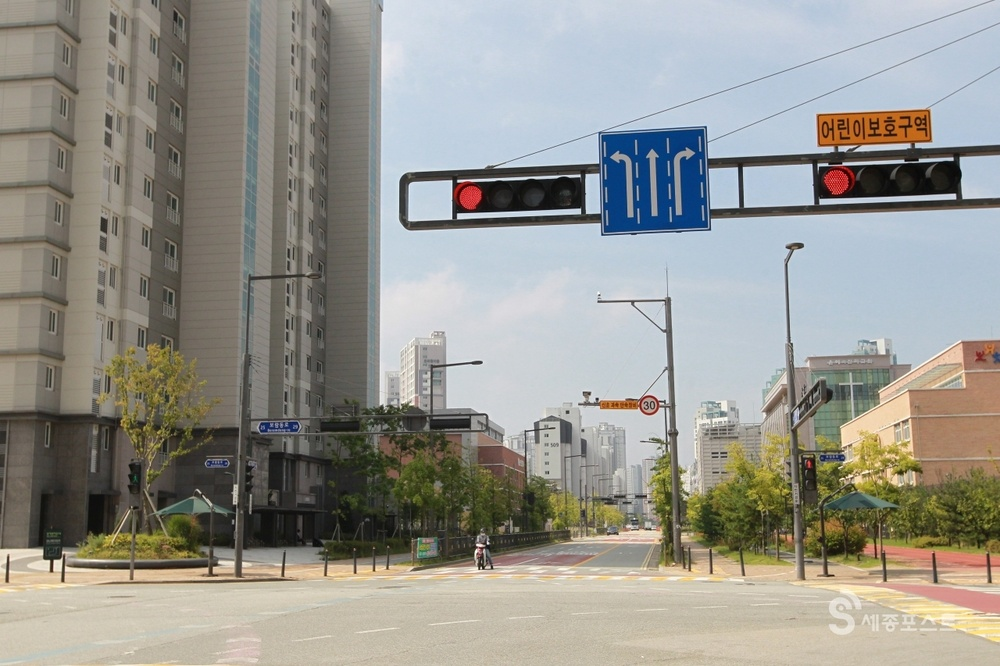
#> input picture materials/ai/images/S03-02-03-02_01-001.jpg, 1000 x 666 px, shrunk from 1280 x 853 before the run, given in place of video.mp4, which was not available
$ jupyter execute --allow-errors S03-02-03-05_01-FeatureDtectionTracking.ipynb   (shell and % lines are left out)   (text cells are left out)
#> lines starting #> are read from the running program, lines starting #| are printed output that depends on the picture; pictures that were not available may be replaced by others from this repository, and a replacement may not be noted
[cell 1]
import warnings
warnings.filterwarnings('ignore')

[cell 2]
import matplotlib.font_manager as fm
import matplotlib.pyplot as plt

#> (a cell that did not finish here is left out)

[cell 4]
plt.rc("axes", unicode_minus = False)

[cell 5]
import cv2
import numpy as np

[cell 6]
# 이미지 불러오기
img_color = cv2.imread('./images/road_image.jpg')
#> (the rest of this cell did not finish here and is left out)

#> (a cell that did not finish here is left out)

[cell 8]
# SIFT 객체 생성
sift = cv2.SIFT_create()

# 특징점 검출 및 디스크립터 계산
#> (the rest of this cell did not finish here and is left out)

[cell 9]
try:
    # SURF 객체 생성 (xfeatures2d 모듈 필요)
    surf = cv2.xfeatures2d.SURF_create()

    # 특징점 검출 및 디스크립터 계산
    keypoints_surf, descriptors_surf = surf.detectAndCompute(img_gray, None)

    # 특징점 그리기
    img_surf = cv2.drawKeypoints(img_color, keypoints_surf, None, flags=cv2.DRAW_MATCHES_FLAGS_DRAW_RICH_KEYPOINTS)

    # 결과 시각화
    plt.figure(figsize=(10, 8))
    plt.imshow(cv2.cvtColor(img_surf, cv2.COLOR_BGR2RGB))
    plt.title(f'SURF Features (검출된 특징점 개수: {len(keypoints_surf)})')
    plt.axis('off')
    plt.show()

    if descriptors_surf is not None:
        print(f"SURF 특징점 개수: {len(keypoints_surf)}")
        print(f"SURF 디스크립터 형태: {descriptors_surf.shape}")

except AttributeError:
    print("SURF를 사용하려면 `opencv-contrib-python`을 설치하고, `cv2.xfeatures2d` 모듈을 불러와야 합니다.")
    print("pip install opencv-contrib-python")
except Exception as e:
    print(f"SURF 실행 중 오류 발생: {e}")

[cell 10]
# ORB 객체 생성 (최대 특징점 개수, 스케일 팩터 등 설정 가능)
orb = cv2.ORB_create(nfeatures=500, scaleFactor=1.2, nlevels=8)

# 특징점 검출 및 디스크립터 계산
#> (the rest of this cell did not finish here and is left out)

[cell 11]
# 매칭을 위한 두 번째 이미지 로드 (첫 번째 이미지와 유사하지만 약간 다른 시점/객체)
img1 = cv2.imread('./images/road_image2.jpg', cv2.IMREAD_GRAYSCALE) # 원본 이미지 (gray1)
img2 = cv2.imread('./images/road_image2_shifted.jpg', cv2.IMREAD_GRAYSCALE) # 약간 이동된 이미지 (gray2)

#> (the rest of this cell did not finish here and is left out)

[cell 12]
# 매칭을 위한 두 번째 이미지 로드 (첫 번째 이미지와 유사하지만 약간 다른 시점/객체)
# 추적을 위한 이전 프레임과 현재 프레임에서 Good Features to Track 사용
feature_params = dict( maxCorners = 100,
                       qualityLevel = 0.3,
                       minDistance = 7,
                       blockSize = 7 )

# 옵티컬 플로우를 위한 파라미터
lk_params = dict( winSize  = (15,15),
                  maxLevel = 2,
                  criteria = (cv2.TERM_CRITERIA_EPS | cv2.TERM_CRITERIA_COUNT, 10, 0.03))

# 임의의 색상 (추적 선 그리기 용도)
color = np.random.randint(0,255,(100,3))

# 비디오 캡처 객체 생성 (0번 카메라 또는 비디오 파일)
cap = cv2.VideoCapture('video.mp4') # 'video.mp4' 파일 경로를 사용하거나 0으로 실시간 카메라 사용

if not cap.isOpened():
    print("오류: 비디오 파일 또는 카메라를 열 수 없습니다.")
    exit()

# 첫 번째 프레임 읽기
ret, old_frame = cap.read()
#> old_frame is the input picture: shape (666, 1000, 3); mean B, G, R 142.3, 149.4, 150.5
if not ret:
    print("첫 프레임을 읽을 수 없습니다.")
    exit()

old_gray = cv2.cvtColor(old_frame, cv2.COLOR_BGR2GRAY)
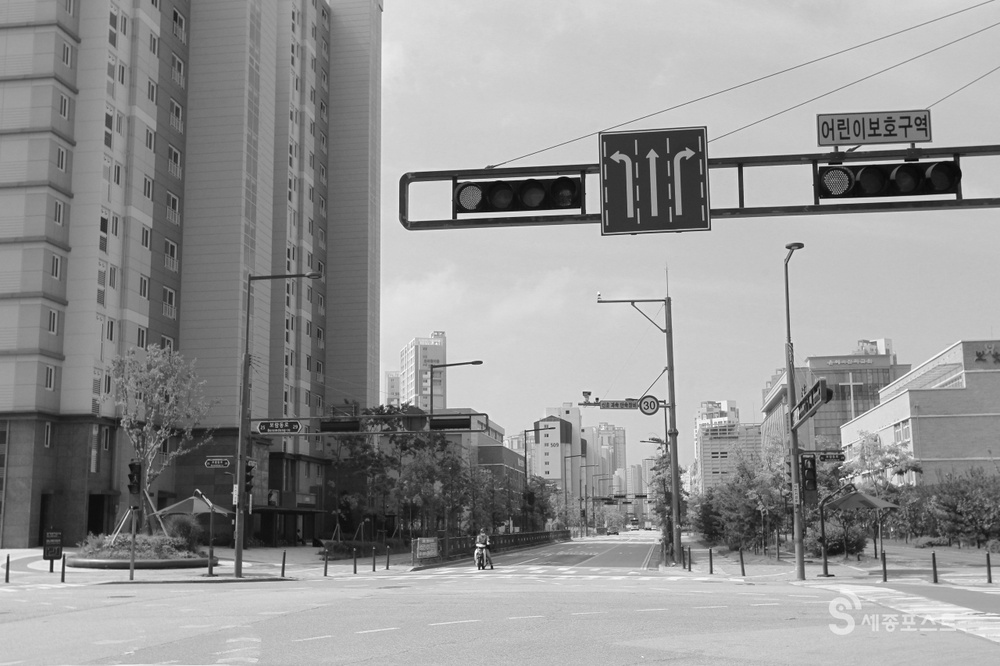
#> old_gray: shape (666, 1000); min 0, max 254, mean 148.9
p0 = cv2.goodFeaturesToTrack(old_gray, mask = None, **feature_params) # 추적할 초기 특징점 찾기
#> p0 = 100 rows, first 8: [477, 548], [481, 569], [579, 211], [449, 217], [459, 216], [819, 166], [47, 562], [485, 543]

# 추적된 점들을 그릴 마스크 이미지 생성
mask = np.zeros_like(old_frame)

while True:
    ret, frame = cap.read()
    if not ret:
        print("프레임을 모두 읽었습니다. 또는 더 이상 프레임이 없습니다.")
        break

    frame_gray = cv2.cvtColor(frame, cv2.COLOR_BGR2GRAY)

    # 옵티컬 플로우 계산 (이전 프레임의 점 p0를 현재 프레임에서 추적하여 p1 얻기)
    p1, st, err = cv2.calcOpticalFlowPyrLK(old_gray, frame_gray, p0, None, **lk_params)
#> p1 has the same summary as p0; st = 100 values from 1 to 1; err = 100 values from 0 to 0

    # 제대로 추적된 점들만 선택
    if p1 is not None:
        good_new = p1[st==1]
#> good_new = 100 pairs, first value 40 to 964, second value 111 to 582
        good_old = p0[st==1]
#> good_old has the same summary as good_new

        # 추적 선과 점 그리기
        for i, (new, old) in enumerate(zip(good_new, good_old)):
            a, b = new.ravel()
            c, d = old.ravel()
            mask = cv2.line(mask, (int(a),int(b)),(int(c),int(d)), color[i].tolist(), 2)
            frame = cv2.circle(frame, (int(a),int(b)),5, color[i].tolist(),-1)
#> this loop made 100 passes
#> (a, b, c, d) on passes 1 to 12: (477, 548, 477, 548), (481, 569, 481, 569), (579, 211, 579, 211), (449, 217, 449, 217), (459, 216, 459, 216), (819, 166, 819, 166), (47, 562, 47, 562), (485, 543, 485, 543), (449, 182, 449, 182), (955, 196, 955, 196), (708, 228, 708, 228), (55, 562, 55, 562)
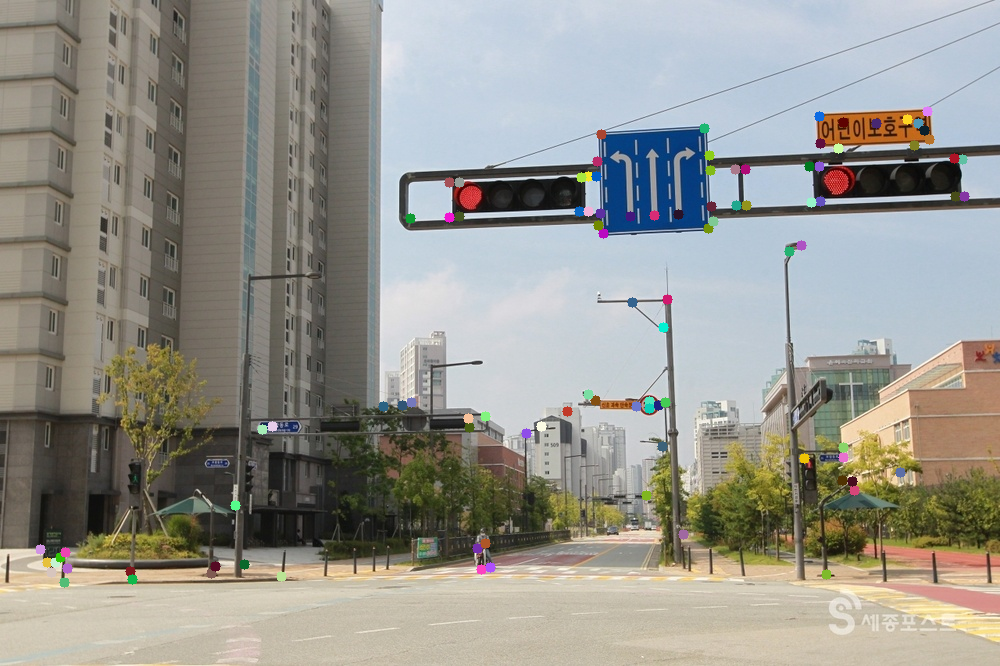
#> frame: shape (666, 1000, 3); mean B, G, R 142.2, 149.3, 150.4
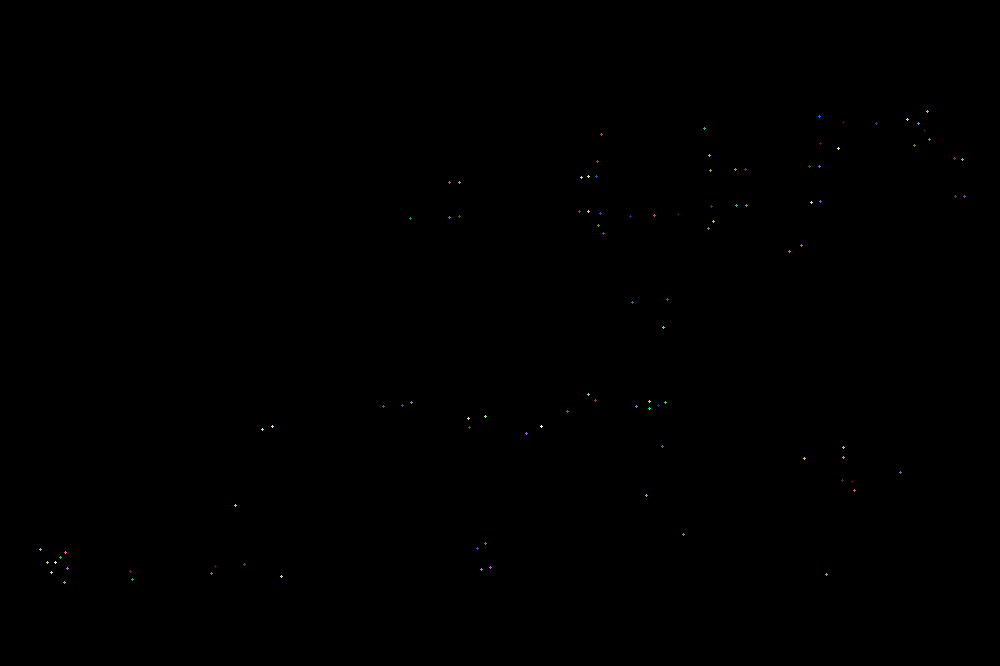
#> mask: shape (666, 1000, 3); mean of channels 0, 1, 2 0.1, 0.1, 0.1; drawn as B, G, R
        img_track = cv2.add(frame,mask)

        cv2.imshow('Feature Tracking', img_track)

        # 'q' 키를 누르면 종료
        if cv2.waitKey(1) & 0xFF == ord('q'):
#> (key q is pressed here)
            break

        # 다음 프레임을 위해 현재 프레임과 점들을 업데이트
        old_gray = frame_gray.copy()
        p0 = good_new.reshape(-1,1,2)
    else:
        cv2.imshow('Feature Tracking', frame) # 추적된 점이 없어도 원본 프레임 표시
        if cv2.waitKey(1) & 0xFF == ord('q'):
            break

# 자원 해제
cap.release()
cv2.destroyAllWindows()
print("특징점 추적 종료.")

$ run again, on materials/ai/images/S03-02-03-02_01-002.jpg
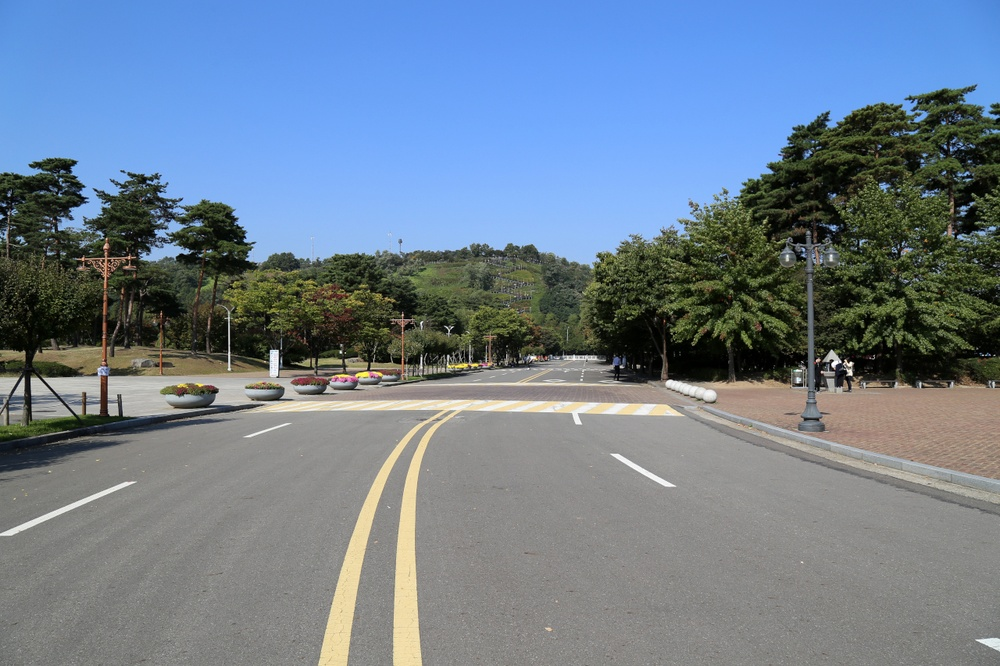
#> input picture materials/ai/images/S03-02-03-02_01-002.jpg, 1000 x 666 px, shrunk from 1280 x 853 before the run, given in place of video.mp4, which was not available
#> old_frame is the input picture: shape (666, 1000, 3); mean B, G, R 143.2, 127.1, 110.9
#> `old_gray = cv2.cvtColor(old_frame, cv2.COLOR_BGR2GRAY)`:
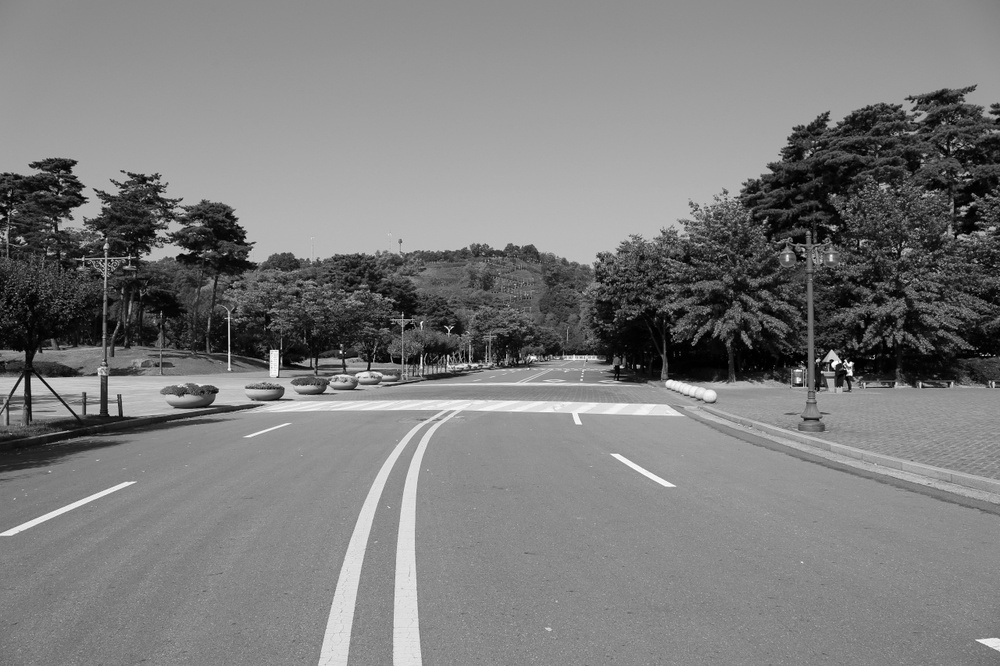
#> old_gray: shape (666, 1000); min 0, max 255, mean 124.1
#> p0 = 87 rows, first 8: [850, 364], [849, 373], [840, 361], [276, 352], [449, 328], [834, 366], [370, 368], [798, 380]
#> p1 has the same summary as p0; st = 87 values from 1 to 1; err = 87 values from 0 to 0
#> good_new = 87 pairs, first value 4 to 997, second value 148 to 414
#> good_old has the same summary as good_new
#> the loop `for i, (new, old) in enumerate(zip(good_new, good_old)):` made 87 passes
#> (a, b, c, d) on passes 1 to 8: (850, 364, 850, 364), (849, 373, 849, 373), (840, 361, 840, 361), (276, 352, 276, 352), (449, 328, 449, 328), (834, 366, 834, 366), (370, 368, 370, 368), (798, 380, 798, 380)
#> after the loop `for i, (new, old) in enumerate(zip(good_new, good_old)):`:
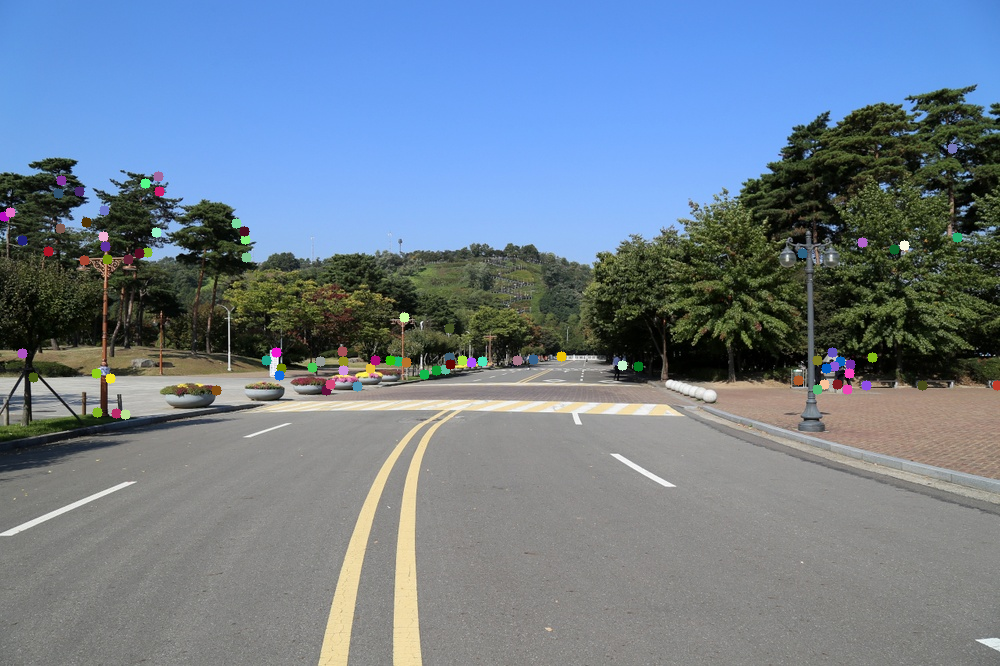
#> frame: shape (666, 1000, 3); mean B, G, R 143.4, 127.3, 111.3
